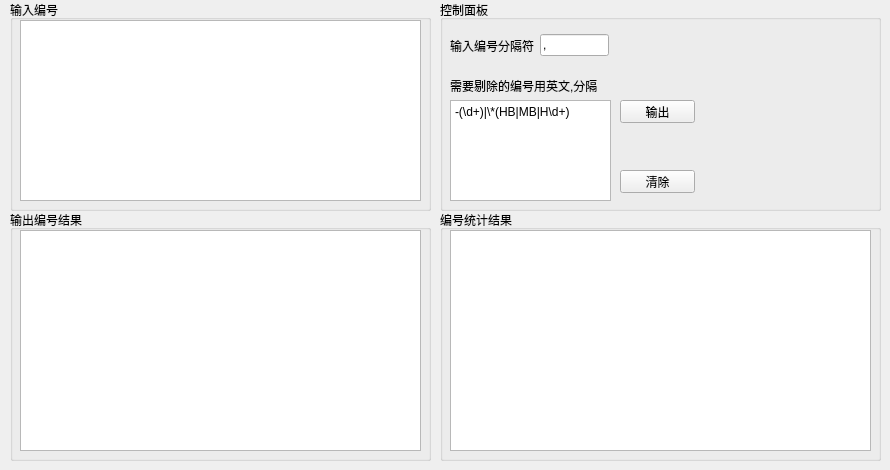
   <widget class="QWidget" name="tab_5">
    <attribute name="title">
     <string>账单统计</string>
    </attribute>
    <widget class="QGroupBox" name="groupBox_15">
     <property name="geometry">
      <rect>
       <x>10</x>
       <y>0</y>
       <width>421</width>
       <height>211</height>
      </rect>
     </property>
     <property name="title">
      <string>输入编号</string>
     </property>
     <widget class="QPlainTextEdit" name="bill_number">
      <property name="geometry">
       <rect>
        <x>10</x>
        <y>20</y>
        <width>401</width>
        <height>181</height>
       </rect>
      </property>
     </widget>
    </widget>
    <widget class="QGroupBox" name="groupBox_16">
     <property name="geometry">
      <rect>
       <x>440</x>
       <y>0</y>
       <width>441</width>
       <height>211</height>
      </rect>
     </property>
     <property name="title">
      <string>控制面板</string>
     </property>
     <widget class="QWidget" name="horizontalLayoutWidget_16">
      <property name="geometry">
       <rect>
        <x>10</x>
        <y>20</y>
        <width>159</width>
        <height>51</height>
       </rect>
      </property>
      <layout class="QHBoxLayout" name="horizontalLayout_43">
       <item>
        <widget class="QLabel" name="label_41">
         <property name="text">
          <string>输入编号分隔符</string>
         </property>
        </widget>
       </item>
       <item>
        <widget class="QLineEdit" name="bill_split">
         <property name="text">
          <string>,</string>
         </property>
        </widget>
       </item>
      </layout>
     </widget>
     <widget class="QLabel" name="label_42">
      <property name="geometry">
       <rect>
        <x>10</x>
        <y>70</y>
        <width>158</width>
        <height>31</height>
       </rect>
      </property>
      <property name="text">
       <string>需要剔除的编号用英文,分隔</string>
      </property>
     </widget>
     <widget class="QPlainTextEdit" name="bill_splitout">
      <property name="geometry">
       <rect>
        <x>10</x>
        <y>100</y>
        <width>161</width>
        <height>101</height>
       </rect>
      </property>
      <property name="plainText">
       <string>-(\d+)|\*(HB|MB|H\d+)</string>
      </property>
     </widget>
     <widget class="QPushButton" name="bill_output">
      <property name="geometry">
       <rect>
        <x>180</x>
        <y>100</y>
        <width>75</width>
        <height>23</height>
       </rect>
      </property>
      <property name="text">
       <string>输出</string>
      </property>
     </widget>
     <widget class="QPushButton" name="bill_clean">
      <property name="geometry">
       <rect>
        <x>180</x>
        <y>170</y>
        <width>75</width>
        <height>23</height>
       </rect>
      </property>
      <property name="text">
       <string>清除</string>
      </property>
     </widget>
    </widget>
    <widget class="QGroupBox" name="groupBox_17">
     <property name="geometry">
      <rect>
       <x>10</x>
       <y>210</y>
       <width>421</width>
       <height>251</height>
      </rect>
     </property>
     <property name="title">
      <string>输出编号结果</string>
     </property>
     <widget class="QPlainTextEdit" name="bill_out">
      <property name="geometry">
       <rect>
        <x>10</x>
        <y>20</y>
        <width>401</width>
        <height>221</height>
       </rect>
      </property>
     </widget>
    </widget>
    <widget class="QGroupBox" name="groupBox_18">
     <property name="geometry">
      <rect>
       <x>440</x>
       <y>210</y>
       <width>441</width>
       <height>251</height>
      </rect>
     </property>
     <property name="title">
      <string>编号统计结果</string>
     </property>
     <widget class="QPlainTextEdit" name="bill_out2">
      <property name="geometry">
       <rect>
        <x>10</x>
        <y>20</y>
        <width>421</width>
        <height>221</height>
       </rect>
      </property>
     </widget>
    </widget>
   </widget>
